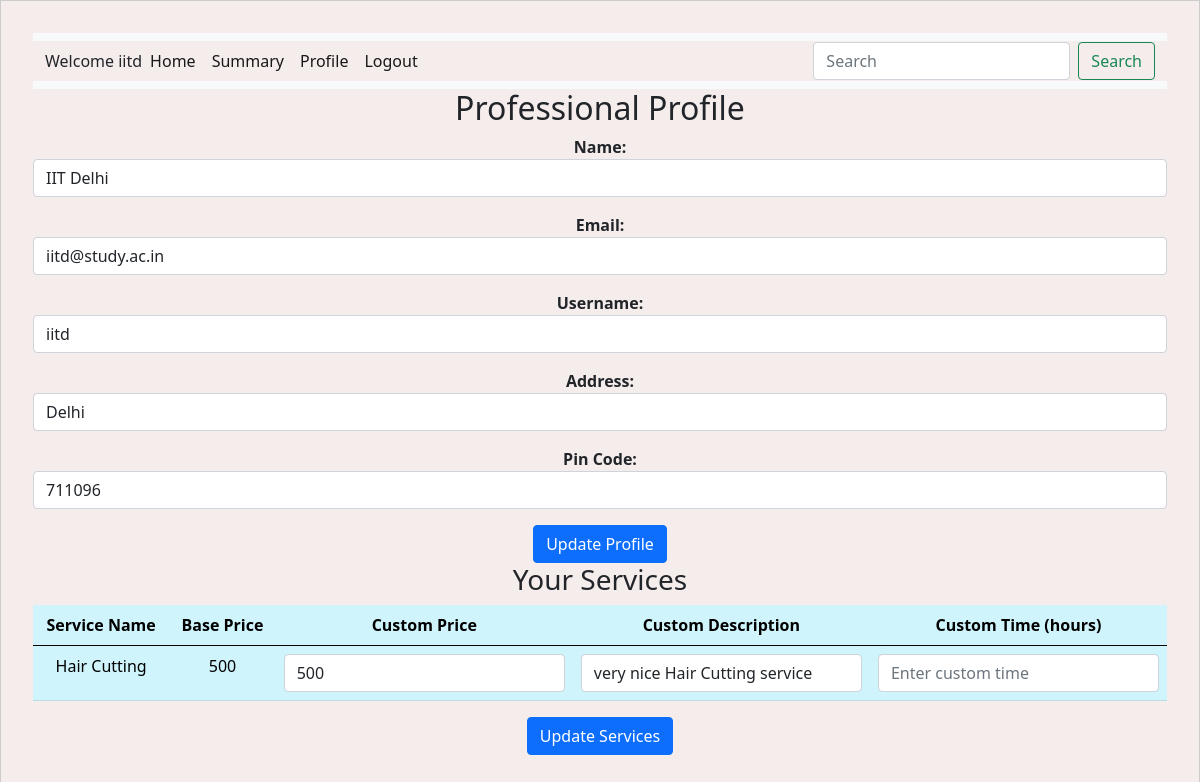
/professional/profile (signed in), run on the app's committed database.
### backend/models.py (models this page shows)
class Service_Professional(db.Model):
    __tablename__ = "service_professional"
    id = db.Column(db.Integer, primary_key=True, autoincrement=True)
    username = db.Column(db.String, unique=True, nullable=False)
    password = db.Column(db.String, nullable=False)
    name = db.Column(db.String, nullable=False)
    service_type = db.Column(
        db.String, nullable=False
    )  # nullable true done for some reason
    experience = db.Column(db.Integer, nullable=False)
    phone_no = db.Column(db.Integer, nullable=False)
    email = db.Column(db.String, unique=True, nullable=False)
    address = db.Column(db.String, nullable=False)
    pin_code = db.Column(db.String, nullable=False)
    verified_status = db.Column(db.String, nullable=True)
    average_rating = db.Column(db.Float, nullable=True)  # New column for average rating
    document = db.Column(db.String, nullable=True)  # Column to store document path
    block_status = db.Column(db.Boolean, default=False)  # Block/unblock status
    custom_services = db.relationship(
        "ProfessionalService",
        back_populates="professional",
        lazy=True,
        cascade="all, delete-orphan",
    )

class ProfessionalService(db.Model):
    __tablename__ = "professional_service"
    id = db.Column(db.Integer, primary_key=True, autoincrement=True)
    professional_id = db.Column(
        db.Integer, db.ForeignKey("service_professional.id"), nullable=False
    )
    service_id = db.Column(db.Integer, db.ForeignKey("service.id"), nullable=False)
    custom_price = db.Column(db.Float, nullable=True)
    custom_description = db.Column(db.String, nullable=True)
    custom_time_required = db.Column(
        db.String
    )  # New field for time required in minutes (or hours)
    professional = db.relationship(
        "Service_Professional", back_populates="custom_services"
    )
    service = db.relationship("Service", back_populates="professional_services")

class Service(db.Model):
    __tablename__ = "service"
    id = db.Column(db.Integer, primary_key=True, autoincrement=True)
    name = db.Column(db.String, nullable=False)
    base_price = db.Column(
        db.Integer, nullable=False
    )  # Changed 'price' to 'base_price'
    base_time_required = db.Column(db.String, nullable=True)
    description = db.Column(db.String, nullable=False)
    professional_services = db.relationship(
        "ProfessionalService", back_populates="service"
    )

### backend/controller.py (the view)
@app.route("/professional/profile", methods=["GET"])
def professional_profile():
    professional = Service_Professional.query.filter_by(
        id=session["professional_id"]
    ).first()
    if not professional:
        flash("Professional not found", "danger")
        return redirect(url_for("home"))
    professional_services = ProfessionalService.query.filter_by(
        professional_id=professional.id
    ).all()
    return render_template(
        "professional_profile.html",
        professional=professional,
        professional_services=professional_services,
    )

### templates/professional_profile.html (shortened to what this page needs)
<!DOCTYPE html>
<html lang="en">
<head>
    <link rel="stylesheet" href="/static/style.css" />
    <link href="https://cdn.jsdelivr.net/npm/bootstrap@5.0.2/dist/css/bootstrap.min.css" rel="stylesheet"
 />
</head>
<body>
    <div id="container">
        <div id="panel">
            <nav class="navbar navbar-expand-lg navbar-light bg-light">
                <div class="container-fluid">
                    <label>Welcome {{ professional.username }}</label>
                    <div class="collapse navbar-collapse" id="navbarSupportedContent">
                        <ul class="navbar-nav me-auto mb-2 mb-lg-0">
                            <li class="nav-item">
                                <a class="nav-link active" aria-current="page"
                                    href="{{ url_for('professional_dashboard') }}">Home</a>
                            </li>
                            <li class="nav-item">
                                <a class="nav-link active" aria-current="page"
                                    href="{{ url_for('professional_summary') }}">Summary</a>
                            </li>
                            <li class="nav-item">
                                <a class="nav-link active" aria-current="page"
                                    href="{{ url_for('professional_profile') }}">Profile</a>
                            </li>
                            <li class="nav-item">
                                <a class="nav-link active" aria-current="page" href="{{ url_for('logout') }}">Logout</a>
                            </li>
                        </ul>
                        <form class="d-flex" action="{{ url_for('search_service') }}" method="GET">
                            <input class="form-control me-2" type="search" placeholder="Search" aria-label="Search"
                                name="query" />
                            <button class="btn btn-outline-success" type="submit">Search</button>
                        </form>
                    </div>
                </div>
            </nav>
            <h2>Professional Profile</h2>
            <form method="POST" action="{{ url_for('update_professional_profile') }}">
                <p><strong>Name:</strong> <input type="text" class="form-control" name="name"
                        value="{{ professional.name }}" required /></p>
                <p><strong>Email:</strong> <input type="email" class="form-control" name="email"
                        value="{{ professional.email }}" required /></p>
                <p><strong>Username:</strong> <input type="text" class="form-control" name="username"
                        value="{{ professional.username }}" required /></p>
                <p><strong>Address:</strong> <input type="text" class="form-control" name="address"
                        value="{{ professional.address }}" required /></p>
                <p><strong>Pin Code:</strong> <input type="text" class="form-control" name="pin_code"
                        value="{{ professional.pin_code }}" required /></p>
                <button type="submit" class="btn btn-primary">Update Profile</button>
            </form>
            <h3>Your Services</h3>
            <form method="POST" action="{{ url_for('update_professional_services') }}">
                <table class="table table-info table-hover">
                    <thead>
                        <tr>
                            <th>Service Name</th>
                            <th>Base Price</th>
                            <th>Custom Price</th>
                            <th>Custom Description</th>
                            <th>Custom Time (hours)</th>
                        </tr>
                    </thead>
                    <tbody>
                        {% for service in professional_services %}
                        <tr>
                            <td>{{ service.service.name }}</td>
                            <td>{{ service.service.base_price }}</td>
                            <td>
                                <input type="text" class="form-control" name="custom_price_{{ service.service_id }}"
                                    value="{{ service.custom_price or service.service.base_price }}"
                                    placeholder="Enter custom price" />
                            </td>
                            <td>
                                <input type="text" class="form-control"
                                    name="custom_description_{{ service.service_id }}"
                                    value="{{ service.custom_description or service.service.description }}"
                                    placeholder="Enter custom description" />
                            </td>
                            <td>
                                <input type="number" class="form-control" name="custom_time_{{ service.service_id }}"
                                    value="{{ service.custom_time_required or service.service.base_time_required }}"
                                    placeholder="Enter custom time" />
                            </td>
                        </tr>
                        {% endfor %}
                    </tbody>
                </table>
                <button type="submit" class="btn btn-primary">Update Services</button>
            </form>
        </div>
    </div>
</body>
</html>

### static/style.css (style rules this page uses)
* { margin: 0; background-color: #f5ecec; }
#panel { width: auto; margin: auto; height: auto; text-align: center; padding: 2vh; border: 0px solid black; border-radius: 10px; }
#container { width: auto; margin: auto; padding: 2vh; border: 1px solid #ccc; }

### data on the page
Service_Professional: username "iitd", name "IIT Delhi", email "iitd@study.ac.in", address "Delhi", pin_code "711096"
ProfessionalService: service.name "Hair Cutting", service.base_price "500", custom_price.base_price "500", custom_description.description "very nice Hair Cutting service"
